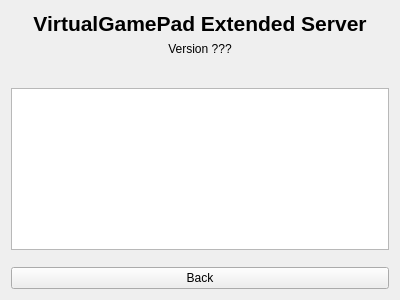
<?xml version="1.0" encoding="UTF-8"?>
<ui version="4.0">
 <class>About</class>
 <widget class="QWidget" name="About">
  <property name="geometry">
   <rect>
    <x>0</x>
    <y>0</y>
    <width>400</width>
    <height>300</height>
   </rect>
  </property>
  <property name="windowTitle">
   <string>Form</string>
  </property>
  <layout class="QVBoxLayout" name="verticalLayout">
   <item>
    <widget class="QLabel" name="titleLabel">
     <property name="font">
      <font>
       <pointsize>16</pointsize>
       <bold>true</bold>
      </font>
     </property>
     <property name="text">
      <string>VirtualGamePad Extended Server</string>
     </property>
     <property name="alignment">
      <set>Qt::AlignmentFlag::AlignCenter</set>
     </property>
    </widget>
   </item>
   <item>
    <widget class="QLabel" name="versionLabel">
     <property name="text">
      <string>Version ???</string>
     </property>
     <property name="alignment">
      <set>Qt::AlignmentFlag::AlignCenter</set>
     </property>
    </widget>
   </item>
   <item>
    <layout class="QHBoxLayout" name="shieldLayout">
     <item>
      <widget class="Badge" name="licenseBadge">
       <property name="cursor">
        <cursorShape>PointingHandCursor</cursorShape>
       </property>
      </widget>
     </item>
     <item>
      <widget class="Badge" name="starsBadge">
       <property name="cursor">
        <cursorShape>PointingHandCursor</cursorShape>
       </property>
      </widget>
     </item>
     <item>
      <widget class="Badge" name="downloadsBadge">
       <property name="cursor">
        <cursorShape>PointingHandCursor</cursorShape>
       </property>
      </widget>
     </item>
     <item>
      <widget class="Badge" name="releaseBadge">
       <property name="cursor">
        <cursorShape>PointingHandCursor</cursorShape>
       </property>
      </widget>
     </item>
     <item>
      <spacer name="horizontalSpacer">
       <property name="orientation">
        <enum>Qt::Orientation::Horizontal</enum>
       </property>
       <property name="sizeHint" stdset="0">
        <size>
         <width>40</width>
         <height>20</height>
        </size>
       </property>
      </spacer>
     </item>
    </layout>
   </item>
   <item>
    <widget class="QTextBrowser" name="descriptionBox">
     <property name="openExternalLinks">
      <bool>true</bool>
     </property>
    </widget>
   </item>
   <item>
    <spacer name="verticalSpacer">
     <property name="orientation">
      <enum>Qt::Orientation::Vertical</enum>
     </property>
     <property name="sizeHint" stdset="0">
      <size>
       <width>20</width>
       <height>40</height>
      </size>
     </property>
    </spacer>
   </item>
   <item>
    <widget class="QPushButton" name="backButton">
     <property name="text">
      <string>Back</string>
     </property>
    </widget>
   </item>
  </layout>
 </widget>
 <customwidgets>
  <customwidget>
   <class>Badge</class>
   <extends>QLabel</extends>
   <header>../../../src/ui/badge.hpp</header>
  </customwidget>
 </customwidgets>
 <resources/>
 <connections/>
</ui>
